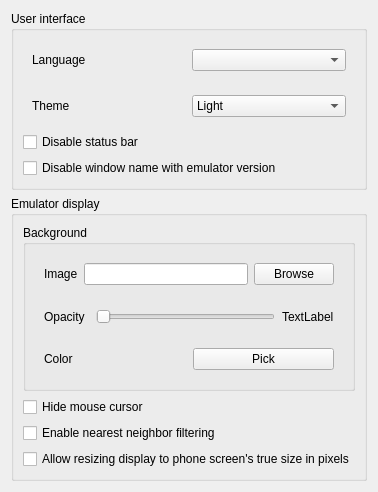
     <widget class="QWidget" name="interface_widget">
      <attribute name="title">
       <string>Interface</string>
      </attribute>
      <layout class="QGridLayout" name="gridLayout_3">
       <item row="1" column="0">
        <widget class="QGroupBox" name="emulator_display_group_box">
         <property name="title">
          <string>Emulator display</string>
         </property>
         <layout class="QGridLayout" name="gridLayout_5">
          <item row="0" column="0">
           <layout class="QVBoxLayout" name="emulator_display_layout" stretch="0,1,1,1">
            <item>
             <widget class="QGroupBox" name="emulator_display_background">
              <property name="title">
               <string>Background</string>
              </property>
              <layout class="QGridLayout" name="gridLayout_14">
               <item row="0" column="0">
                <widget class="QWidget" name="emulator_display_bg_image_choose_widget" native="true">
                 <property name="sizePolicy">
                  <sizepolicy hsizetype="Preferred" vsizetype="Fixed">
                   <horstretch>0</horstretch>
                   <verstretch>0</verstretch>
                  </sizepolicy>
                 </property>
                 <layout class="QHBoxLayout" name="emulator_display_bg_path_widget" stretch="1,5,0">
                  <item>
                   <widget class="QLabel" name="emulator_display_bg_image_desc_label">
                    <property name="sizePolicy">
                     <sizepolicy hsizetype="Preferred" vsizetype="Preferred">
                      <horstretch>0</horstretch>
                      <verstretch>0</verstretch>
                     </sizepolicy>
                    </property>
                    <property name="text">
                     <string>Image</string>
                    </property>
                   </widget>
                  </item>
                  <item>
                   <widget class="QLineEdit" name="emulator_display_bg_image_path_line_edit">
                    <property name="readOnly">
                     <bool>true</bool>
                    </property>
                   </widget>
                  </item>
                  <item>
                   <widget class="QPushButton" name="emulator_display_bg_image_browse_button">
                    <property name="text">
                     <string>Browse</string>
                    </property>
                   </widget>
                  </item>
                 </layout>
                </widget>
               </item>
               <item row="2" column="0">
                <widget class="QWidget" name="emulator_display_bgc_choose_widget" native="true">
                 <property name="sizePolicy">
                  <sizepolicy hsizetype="Preferred" vsizetype="Fixed">
                   <horstretch>0</horstretch>
                   <verstretch>0</verstretch>
                  </sizepolicy>
                 </property>
                 <layout class="QHBoxLayout" name="horizontalLayout_5">
                  <property name="spacing">
                   <number>7</number>
                  </property>
                  <item>
                   <widget class="QLabel" name="emulator_display_bgc_desc_label">
                    <property name="text">
                     <string>Color</string>
                    </property>
                   </widget>
                  </item>
                  <item>
                   <widget class="QPushButton" name="emulator_display_bgc_pick_btn">
                    <property name="sizePolicy">
                     <sizepolicy hsizetype="Minimum" vsizetype="Fixed">
                      <horstretch>0</horstretch>
                      <verstretch>0</verstretch>
                     </sizepolicy>
                    </property>
                    <property name="text">
                     <string>Pick</string>
                    </property>
                   </widget>
                  </item>
                 </layout>
                </widget>
               </item>
               <item row="1" column="0">
                <widget class="QWidget" name="emualator_display_bg_opacity_widget" native="true">
                 <property name="sizePolicy">
                  <sizepolicy hsizetype="Preferred" vsizetype="Fixed">
                   <horstretch>0</horstretch>
                   <verstretch>0</verstretch>
                  </sizepolicy>
                 </property>
                 <layout class="QHBoxLayout" name="horizontalLayout" stretch="2,8,1">
                  <property name="spacing">
                   <number>7</number>
                  </property>
                  <item>
                   <widget class="QLabel" name="emulator_display_bg_opacity_desc_label">
                    <property name="text">
                     <string>Opacity</string>
                    </property>
                   </widget>
                  </item>
                  <item>
                   <widget class="QSlider" name="emulator_display_bg_opacity_val_slider">
                    <property name="maximum">
                     <number>255</number>
                    </property>
                    <property name="orientation">
                     <enum>Qt::Horizontal</enum>
                    </property>
                   </widget>
                  </item>
                  <item>
                   <widget class="QLabel" name="emulator_display_bg_opacity_val_label">
                    <property name="sizePolicy">
                      <sizepolicy hsizetype="Fixed" vsizetype="Preferred">
                        <horstretch>0</horstretch>
                        <verstretch>0</verstretch>
                      </sizepolicy>
                    </property>
                    <property name="text">
                     <string>TextLabel</string>
                    </property>
                   </widget>
                  </item>
                 </layout>
                </widget>
               </item>
              </layout>
             </widget>
            </item>
            <item>
             <widget class="QCheckBox" name="emulator_display_hide_cursor_checkbox">
              <property name="text">
               <string>Hide mouse cursor</string>
              </property>
             </widget>
            </item>
            <item>
             <widget class="QCheckBox" name="emulator_display_nearest_neightbor_checkbox">
              <property name="text">
               <string>Enable nearest neighbor filtering</string>
              </property>
             </widget>
            </item>
            <item>
             <widget class="QCheckBox" name="emulator_display_true_size_checkbox">
              <property name="toolTip">
               <string>By default, the emulator only allows resizing the emulator display to the minimum of the phone screen's size, multiply with the system display scale, to suit most users's eyes</string>
              </property>
              <property name="text">
               <string>Allow resizing display to phone screen's true size in pixels</string>
              </property>
             </widget>
            </item>
           </layout>
          </item>
         </layout>
        </widget>
       </item>
       <item row="0" column="0">
        <widget class="QGroupBox" name="interface_group_box">
         <property name="title">
          <string>User interface</string>
         </property>
         <layout class="QGridLayout" name="gridLayout_4" rowstretch="1,0,0,0">
          <item row="3" column="0">
           <widget class="QCheckBox" name="interface_disable_easter_egg_title_checkbox">
            <property name="toolTip">
             <string>Enable this will make window has the constant name of &quot;EKA2L1&quot;, with no additional info.</string>
            </property>
            <property name="statusTip">
             <string/>
            </property>
            <property name="text">
             <string>Disable window name with emulator version</string>
            </property>
           </widget>
          </item>
          <item row="2" column="0">
           <widget class="QCheckBox" name="interface_status_bar_checkbox">
            <property name="text">
             <string>Disable status bar</string>
            </property>
           </widget>
          </item>
          <item row="0" column="0">
           <widget class="QWidget" name="interface_language_layout" native="true">
            <property name="sizePolicy">
             <sizepolicy hsizetype="Preferred" vsizetype="Fixed">
              <horstretch>0</horstretch>
              <verstretch>0</verstretch>
             </sizepolicy>
            </property>
            <layout class="QHBoxLayout" name="interface_language_layout">
             <item>
              <widget class="QLabel" name="interface_language_label">
               <property name="text">
                <string>Language</string>
               </property>
              </widget>
             </item>
             <item>
              <widget class="QComboBox" name="interface_language_combo"/>
             </item>
            </layout>
           </widget>
          </item>
          <item row="1" column="0">
           <widget class="QWidget" name="interface_theme_layout" native="true">
            <property name="sizePolicy">
             <sizepolicy hsizetype="Preferred" vsizetype="Fixed">
              <horstretch>0</horstretch>
              <verstretch>0</verstretch>
             </sizepolicy>
            </property>
            <layout class="QHBoxLayout" name="interface_theme_layout">
             <item>
              <widget class="QLabel" name="interface_theme_label">
               <property name="text">
                <string>Theme</string>
               </property>
              </widget>
             </item>
             <item>
              <widget class="QComboBox" name="interface_theme_combo">
               <item>
                <property name="text">
                 <string>Light</string>
                </property>
               </item>
               <item>
                <property name="text">
                 <string>Dark</string>
                </property>
               </item>
              </widget>
             </item>
            </layout>
           </widget>
          </item>
         </layout>
        </widget>
       </item>
      </layout>
     </widget>
